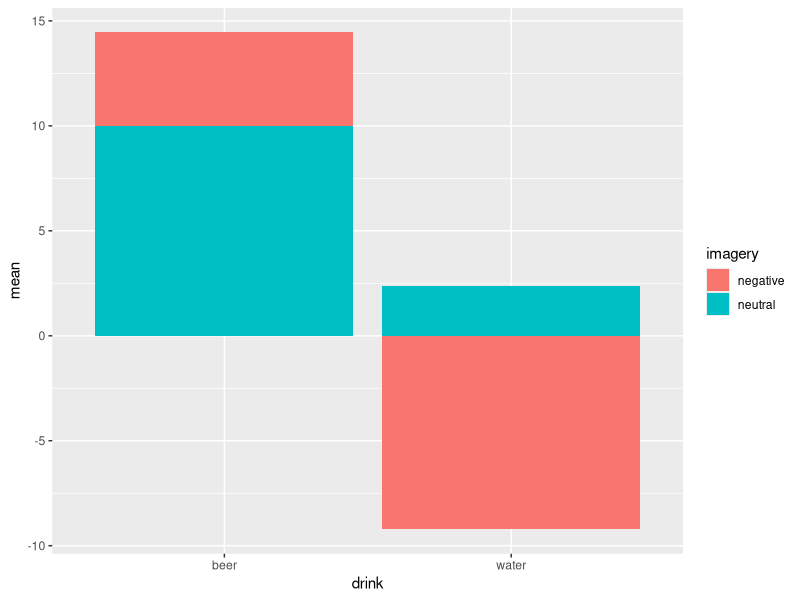
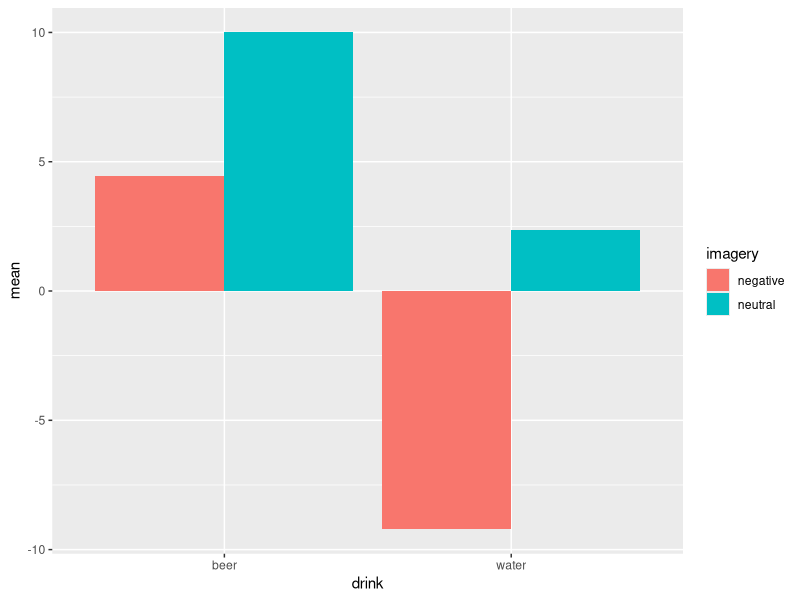
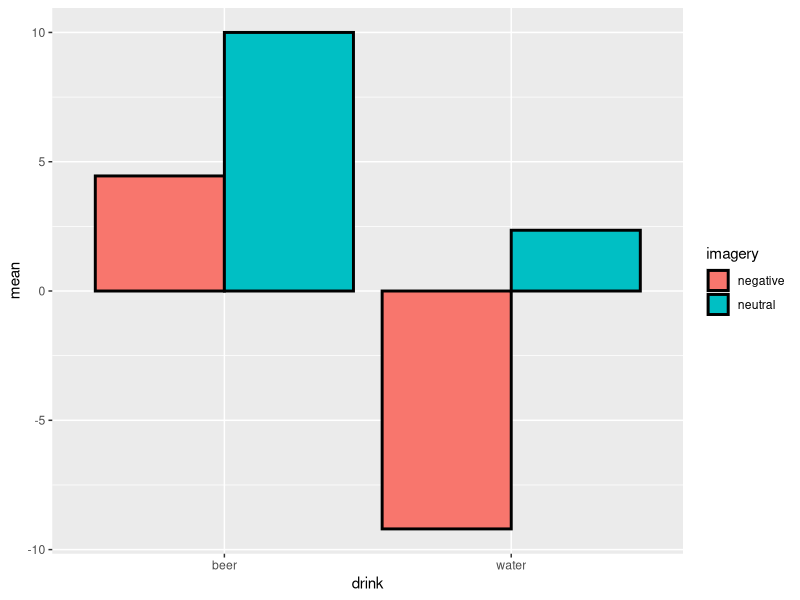
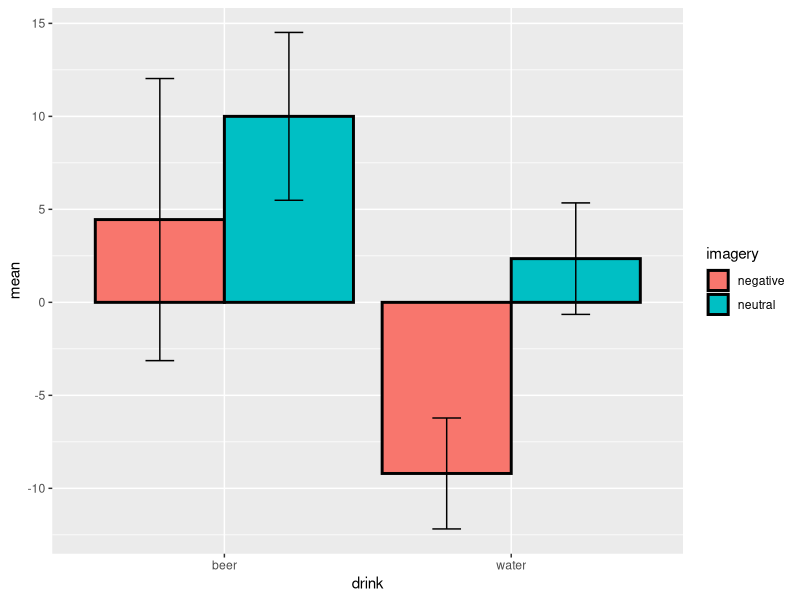
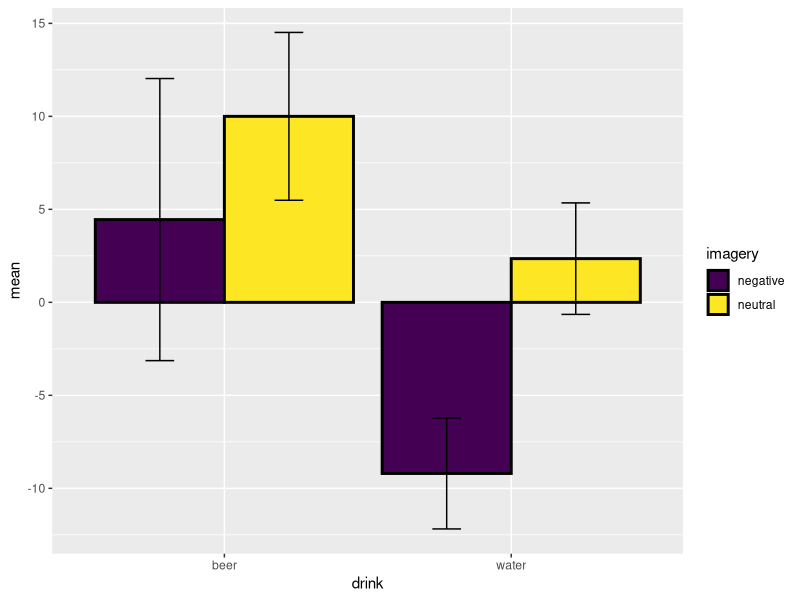
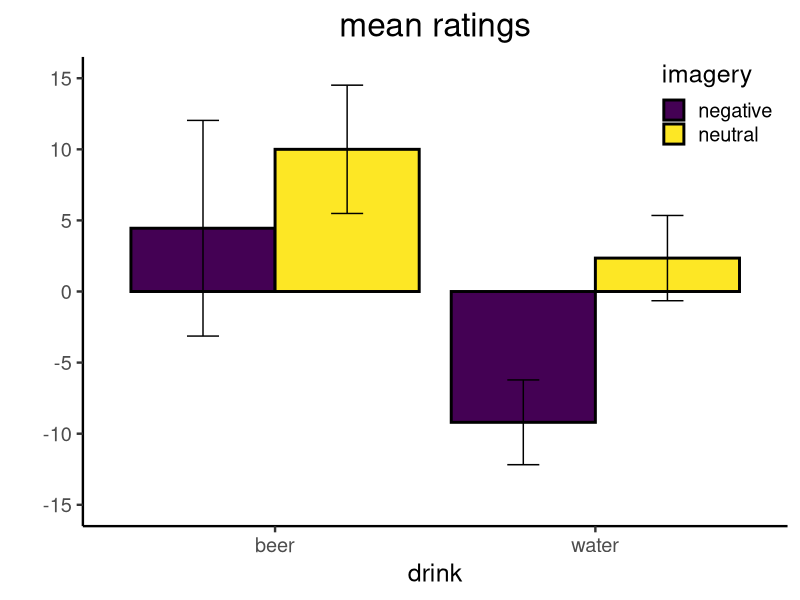
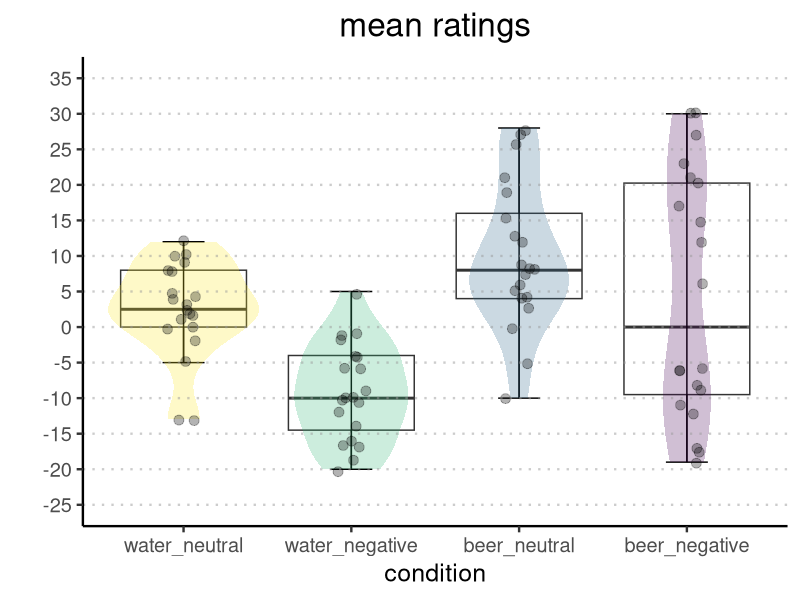

Reproduce these figures in R, in order.
## ---- chunk 1
knitr::opts_chunk$set(comment = '#',
                      tidy = TRUE,
                      fig.height = 4,
                      fig.width = 4)
## ---- chunk 2
getwd()
## ---- chunk 3
.libPaths()
## ---- chunk 4
library(tidyverse)
## ---- chunk 5
att <- 
    read.table(
        "MixedAttitude.dat", # file name
        header = TRUE)       # data has headers
## ---- chunk 6
att
## ---- chunk 7
att.filter <- 
    att %>%
    filter(ssj!=99)
## ---- chunk 8
att.filter
## ---- chunk 9
att.filter.select <- 
    att.filter %>%
    select(participant = ssj,         # new name = old name
           gender,
           beer_negative = beerneg,
           beer_neutral = beerneut,
           water_negative = waterneg,
           water_neutral = waterneu)

head(att.filter.select, n = 5)        # show only first 5 rows
## ---- chunk 10
att.filter.select$gender
## ---- chunk 11
unique(att.filter.select$gender)
## ---- chunk 12
class(att.filter.select$gender)
## ---- chunk 13
# Field et al. do not specify the coding,
# so we will assume that 1 is female and 2 is male
att.filter.select.recode <- 
    att.filter.select %>%
    mutate(sex = recode(                           # create a new variable 'sex'
                    factor(gender),                # convert variable 'gender' as factor
                    "1" = "female", "2" = "male")) # assign labels to factor levels

head(att.filter.select.recode, n = 5)
## ---- chunk 14
att.filter.select.recode <-           # over-write the previous data frame
    att.filter.select.recode %>%
    select(-gender)                   # discard unused variables with '-'

head(att.filter.select.recode, n = 5)
## ---- chunk 15
att.filter.select.recode.long <-
    att.filter.select.recode %>% 
    gather(key = "condition",               # name of new variable with all condition levels
           value = "ratings",               # name of new variable with all values
           beer_negative:water_neutral)     # variables to be collapsed

head(att.filter.select.recode.long, n = 5)
## ---- chunk 16
att.filter.select.recode.long.sep <-
    att.filter.select.recode.long %>%
    separate(condition, c("drink", "imagery")) %>% # the separation occurs here
    # over-write participant, drink, and imagery
    # and transform them to factors
    mutate(participant = factor(participant),
           drink = factor(drink),
           imagery = factor(imagery))

head(att.filter.select.recode.long.sep, n = 5)
## ---- chunk 17
write_csv(att.filter.select.recode.long.sep,
          paste0(getwd(), "/data_attitude.csv")) # full path & file name
## ---- chunk 18
att.filter.select.recode.long.sep <-
    att %>%
    filter(ssj!=99) %>%
    select(participant = ssj,
           gender,
           beer_negative = beerneg,
           beer_neutral = beerneut,
           water_negative = waterneg,
           water_neutral = waterneu) %>%
    mutate(sex = recode(
                    factor(gender),
                    "1" = "female", "2" = "male")) %>%
    select(-gender) %>%
    gather(key = "condition",
           value = "ratings",
           beer_negative:water_neutral) %>%
    separate(condition, c("drink", "imagery")) %>%
    mutate(participant = factor(participant),
           drink = factor(drink),
           imagery = factor(imagery)) %>%
    write_csv(.,                                       # the point indicates the current data frame
              paste0(getwd(), "/data_attitude.csv"))

head(att.filter.select.recode.long.sep, n = 5)
## ---- chunk 19
summary.att.filter.select.recode.long.sep <-
    att.filter.select.recode.long.sep %>%
    group_by(drink, imagery) %>%             # group according to conditions
    summarize(n = n(),                       # number of observations
              mean = mean(ratings),          # mean
              sd = sd(ratings),              # standard deviation
              sem = sd/sqrt(n),              # standard error of the mean
              min = min(ratings),            # range (min)
              max = max(ratings),            # range (max)
              ci.95 = 1.96 * sem) %>%        # 95% confidence interval
    print(.)                                 # another way of displaying the results in console
## ---- chunk 20
summary.att.filter.select.recode.long.sep %>%
    ggplot(.,                                 # data
           aes(x = drink,                     # 'drink' variable on x-axis
               y = mean,                      # mean ratings on y-axis
               fill = imagery)) +             # separate colors for each level of 'imagery'
    geom_bar(stat = "identity")               # use the values in the data frame (no transformations)
## ---- chunk 21
summary.att.filter.select.recode.long.sep %>%
    ggplot(.,
           aes(x = drink,
               y = mean,
               fill = imagery)) +
    geom_bar(stat = "identity",
             position = position_dodge())     # bars are next to each other
## ---- chunk 22
summary.att.filter.select.recode.long.sep %>%
    ggplot(.,
           aes(x = drink,
               y = mean,
               fill = imagery)) +
    geom_bar(stat = "identity",
             position = position_dodge(),
             color = "black",                 # black outlines
             size = 1)                        # line thickness
## ---- chunk 23
summary.att.filter.select.recode.long.sep %>%
    ggplot(.,
           aes(x = drink,
               y = mean,
               fill = imagery)) +
    geom_bar(stat = "identity",
             position = position_dodge(),
             color = "black",
             size = 1) +
    geom_errorbar(aes(ymin = mean - ci.95,       # mean ratings ± 95% confidence interval
                      ymax = mean + ci.95),
                  width = .2,                    # width of the error bars
                  position = position_dodge(.9)) # position (centered on the bar)
## ---- chunk 24
library(viridis)

summary.att.filter.select.recode.long.sep %>%
    ggplot(.,
           aes(x = drink,
               y = mean,
               fill = imagery)) +
    geom_bar(stat = "identity",
             position = position_dodge(),
             color = "black",
             size = 1) +
    geom_errorbar(aes(ymin = mean - ci.95,
                      ymax = mean + ci.95),
                  width = .2,
                  position = position_dodge(.9)) +
    scale_fill_viridis(option = "viridis",         # see ?scale_color_viridis for other color palettes
                       discrete = TRUE)            # map colors to discrete values
## ---- chunk 25
summary.att.filter.select.recode.long.sep %>%
    ggplot(.,
           aes(x = drink,
               y = mean,
               fill = imagery)) +
    geom_bar(stat = "identity",
             position = position_dodge(),
             color = "black",
             size = 1) +
    geom_errorbar(aes(ymin = mean - ci.95,
                      ymax = mean + ci.95),
                  width = .2,
                  position = position_dodge(.9)) +
    scale_fill_viridis(option = "viridis",
                       discrete = TRUE) +
    scale_y_continuous("",                          # y-axis: no title
                       limits = c(-15, 15),         # y-axis: min/max values
                       breaks = seq(-15, 15, 5)) +  # y-axis: tick marks
    ggtitle("mean ratings") +                       # plot title
    theme_classic(base_size = 18) +                 # text size
    theme(plot.title = element_text(size = 24,      # title: text size
                                    hjust = .5),    # title: centered
          legend.position = c(.9, .9))              # legend position (upper right corner)
## ---- chunk 26
att.filter.select.recode.long.sep %>%                          # we need the complete data frame, not the summary
    unite("condition", c(drink, imagery)) %>%                  # paste 'drink' and 'imagery' columns into 'condition'
    # plot
    ggplot(., 
           aes(x = condition, 
               y = ratings)) +
    # box and whisker plot
    geom_boxplot(alpha = 1,                                    # boxes: transparency
                 size = .5,                                    # boxes: line thickness
                 outlier.alpha = 0) +                          # outliers: transparency
    stat_boxplot(geom = 'errorbar',                            # whiskers
                 size = .5,                                    # whiskers: line thickness
                 width = .25) +                                # whiskers: width
    # violin plot
    geom_violin(aes(fill = condition),                         # density: color fill
                color = "transparent",                         # outline: color
                alpha = .25) +                                 # density: transparency
    # jittered data points
    geom_jitter(size = 3,                                      # point: size
                alpha = .3,                                    # point: transparency
                position = position_jitter(width = .1)) +      # point: jitter
    scale_fill_viridis(option = "viridis",                     # color palette for all fills
                       discrete = TRUE) + 
    scale_color_viridis(option = "viridis",                    # color palette for all outlines
                        discrete = TRUE) + 
    scale_x_discrete(limits =                                  # x-axis: set variable order
                         c("water_neutral", "water_negative", 
                           "beer_neutral", "beer_negative")) + 
    scale_y_continuous(name = "",                              # y-axis: title
                       limits=c(-25, 35),                      # y-axis: min/max values
                       breaks=seq(-25, 35, 5)) +               # y-axis: tick marks
    geom_hline(yintercept = seq(-25, 35, 5),                   # reference lines
               linetype = "dotted",                            # reference lines: type
               colour = "#999999",                             # reference lines: color
               size = .8,                                      # reference lines: thickness
               alpha = .5) +                                   # reference lines: transparency
    ggtitle("mean ratings") +                                  # plot title
    theme_classic(base_size = 18) +                            # custom theme (resize text)
    theme(legend.position="none",                              # no legend
          plot.title = element_text(size = 24, hjust = .5))    # resize and center title
